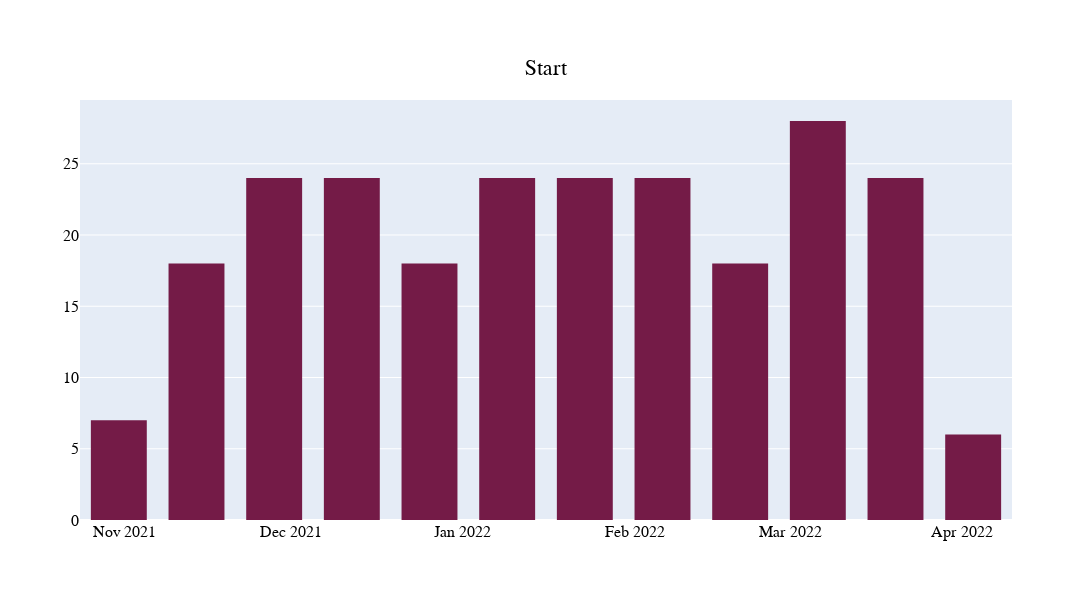

The cell this chart's notebook holds for it:
### Code cell
fig = go.Figure()
fig.add_trace(go.Histogram(
    x=HotelBookingRuleNotifRQ.Start,
    marker_color='#741b47'
))
fig.update_layout(
    title={'text':'Start',
           "y":0.9,
           "x":0.5,
           "xanchor":"center",
           "yanchor":"top"},
    width=1200,height=600,
    font=dict(
    family= "Courier New, monospace",
    size=16,
    color="Black"),
    bargap=0.2, 
    bargroupgap=0.1 
)

fig.show()

### Figure 1 — Plotly figure (JSON) as saved in the notebook; plotly's stock layout.template omitted (floating-point values rounded to 4 significant figures; data arrays with more than 128 entries replaced by an {"elided": "..."} marker saying what was removed)
{"data": [{"marker": {"color": "#741b47"}, "type": "histogram", "x": {"elided": "239 str values"}}], "layout": {"bargap": 0.2, "bargroupgap": 0.1, "font": {"color": "Black", "family": "Courier New, monospace", "size": 16}, "height": 600, "title": {"text": "Start", "x": 0.5, "xanchor": "center", "y": 0.9, "yanchor": "top"}, "width": 1200}}
